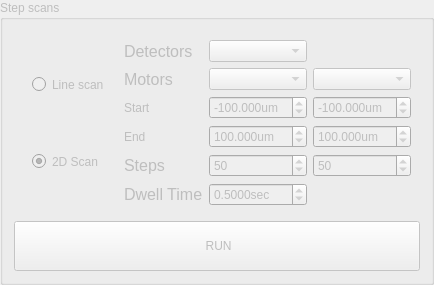
         <widget class="QGroupBox" name="groupBox_17">
          <property name="enabled">
           <bool>false</bool>
          </property>
          <property name="sizePolicy">
           <sizepolicy hsizetype="Preferred" vsizetype="Fixed">
            <horstretch>0</horstretch>
            <verstretch>0</verstretch>
           </sizepolicy>
          </property>
          <property name="title">
           <string>Step scans</string>
          </property>
          <layout class="QGridLayout" name="gridLayout_143">
           <item row="0" column="0">
            <widget class="QFrame" name="frame_18">
             <property name="sizePolicy">
              <sizepolicy hsizetype="Preferred" vsizetype="Preferred">
               <horstretch>0</horstretch>
               <verstretch>0</verstretch>
              </sizepolicy>
             </property>
             <property name="styleSheet">
              <string notr="true"/>
             </property>
             <layout class="QGridLayout" name="gridLayout_108">
              <item row="3" column="2">
               <widget class="QDoubleSpinBox" name="x_step_end">
                <property name="sizePolicy">
                 <sizepolicy hsizetype="Preferred" vsizetype="Preferred">
                  <horstretch>0</horstretch>
                  <verstretch>0</verstretch>
                 </sizepolicy>
                </property>
                <property name="toolTip">
                 <string>scan range entry</string>
                </property>
                <property name="suffix">
                 <string notr="true">um</string>
                </property>
                <property name="decimals">
                 <number>3</number>
                </property>
                <property name="minimum">
                 <double>-5000.000000000000000</double>
                </property>
                <property name="maximum">
                 <double>5000.000000000000000</double>
                </property>
                <property name="singleStep">
                 <double>100.000000000000000</double>
                </property>
                <property name="value">
                 <double>100.000000000000000</double>
                </property>
               </widget>
              </item>
              <item row="4" column="2">
               <widget class="QSpinBox" name="x_step_2">
                <property name="sizePolicy">
                 <sizepolicy hsizetype="Preferred" vsizetype="Preferred">
                  <horstretch>0</horstretch>
                  <verstretch>0</verstretch>
                 </sizepolicy>
                </property>
                <property name="toolTip">
                 <string>first motor steps</string>
                </property>
                <property name="minimum">
                 <number>1</number>
                </property>
                <property name="maximum">
                 <number>10000</number>
                </property>
                <property name="singleStep">
                 <number>10</number>
                </property>
                <property name="value">
                 <number>50</number>
                </property>
               </widget>
              </item>
              <item row="3" column="1">
               <widget class="QLabel" name="label_95">
                <property name="text">
                 <string>End</string>
                </property>
               </widget>
              </item>
              <item row="0" column="1">
               <widget class="QLabel" name="label_92">
                <property name="sizePolicy">
                 <sizepolicy hsizetype="Preferred" vsizetype="Preferred">
                  <horstretch>0</horstretch>
                  <verstretch>0</verstretch>
                 </sizepolicy>
                </property>
                <property name="font">
                 <font>
                  <family>Segoe UI</family>
                  <pointsize>12</pointsize>
                  <italic>false</italic>
                  <bold>false</bold>
                 </font>
                </property>
                <property name="text">
                 <string>Detectors</string>
                </property>
               </widget>
              </item>
              <item row="5" column="2">
               <widget class="QDoubleSpinBox" name="dwell_2">
                <property name="sizePolicy">
                 <sizepolicy hsizetype="Preferred" vsizetype="Preferred">
                  <horstretch>0</horstretch>
                  <verstretch>0</verstretch>
                 </sizepolicy>
                </property>
                <property name="toolTip">
                 <string>exposure time per point</string>
                </property>
                <property name="prefix">
                 <string/>
                </property>
                <property name="suffix">
                 <string notr="true">sec</string>
                </property>
                <property name="decimals">
                 <number>4</number>
                </property>
                <property name="minimum">
                 <double>0.020000000000000</double>
                </property>
                <property name="maximum">
                 <double>100.000000000000000</double>
                </property>
                <property name="singleStep">
                 <double>0.100000000000000</double>
                </property>
                <property name="value">
                 <double>0.500000000000000</double>
                </property>
               </widget>
              </item>
              <item row="5" column="1">
               <widget class="QLabel" name="label_165">
                <property name="sizePolicy">
                 <sizepolicy hsizetype="Preferred" vsizetype="Preferred">
                  <horstretch>0</horstretch>
                  <verstretch>0</verstretch>
                 </sizepolicy>
                </property>
                <property name="font">
                 <font>
                  <family>Segoe UI</family>
                  <pointsize>12</pointsize>
                  <italic>false</italic>
                  <bold>false</bold>
                 </font>
                </property>
                <property name="text">
                 <string>Dwell Time</string>
                </property>
                <property name="textFormat">
                 <enum>Qt::PlainText</enum>
                </property>
                <property name="scaledContents">
                 <bool>false</bool>
                </property>
               </widget>
              </item>
              <item row="0" column="0" rowspan="6">
               <widget class="QWidget" name="widget_3" native="true">
                <property name="styleSheet">
                 <string notr="true">font: 14pt &quot;MS Shell Dlg 2&quot;;</string>
                </property>
                <layout class="QVBoxLayout" name="verticalLayout_11">
                 <item>
                  <widget class="QRadioButton" name="rb_step_1d">
                   <property name="sizePolicy">
                    <sizepolicy hsizetype="Preferred" vsizetype="Preferred">
                     <horstretch>0</horstretch>
                     <verstretch>0</verstretch>
                    </sizepolicy>
                   </property>
                   <property name="toolTip">
                    <string>select for line scan</string>
                   </property>
                   <property name="styleSheet">
                    <string notr="true"/>
                   </property>
                   <property name="text">
                    <string>Line scan</string>
                   </property>
                   <property name="autoExclusive">
                    <bool>true</bool>
                   </property>
                  </widget>
                 </item>
                 <item>
                  <widget class="QRadioButton" name="rb_step_2d">
                   <property name="sizePolicy">
                    <sizepolicy hsizetype="Preferred" vsizetype="Preferred">
                     <horstretch>0</horstretch>
                     <verstretch>0</verstretch>
                    </sizepolicy>
                   </property>
                   <property name="toolTip">
                    <string>select for 2D scan</string>
                   </property>
                   <property name="styleSheet">
                    <string notr="true"/>
                   </property>
                   <property name="text">
                    <string>2D Scan</string>
                   </property>
                   <property name="checked">
                    <bool>true</bool>
                   </property>
                   <property name="autoExclusive">
                    <bool>true</bool>
                   </property>
                  </widget>
                 </item>
                </layout>
               </widget>
              </item>
              <item row="3" column="3">
               <widget class="QDoubleSpinBox" name="y_step_end">
                <property name="sizePolicy">
                 <sizepolicy hsizetype="Preferred" vsizetype="Preferred">
                  <horstretch>0</horstretch>
                  <verstretch>0</verstretch>
                 </sizepolicy>
                </property>
                <property name="toolTip">
                 <string>scan range entry</string>
                </property>
                <property name="suffix">
                 <string notr="true">um</string>
                </property>
                <property name="decimals">
                 <number>3</number>
                </property>
                <property name="minimum">
                 <double>-5000.000000000000000</double>
                </property>
                <property name="maximum">
                 <double>5000.000000000000000</double>
                </property>
                <property name="singleStep">
                 <double>100.000000000000000</double>
                </property>
                <property name="stepType">
                 <enum>QAbstractSpinBox::DefaultStepType</enum>
                </property>
                <property name="value">
                 <double>100.000000000000000</double>
                </property>
               </widget>
              </item>
              <item row="1" column="1">
               <widget class="QLabel" name="label_93">
                <property name="sizePolicy">
                 <sizepolicy hsizetype="Preferred" vsizetype="Preferred">
                  <horstretch>0</horstretch>
                  <verstretch>0</verstretch>
                 </sizepolicy>
                </property>
                <property name="font">
                 <font>
                  <family>Segoe UI</family>
                  <pointsize>12</pointsize>
                  <italic>false</italic>
                  <bold>false</bold>
                 </font>
                </property>
                <property name="text">
                 <string>Motors</string>
                </property>
               </widget>
              </item>
              <item row="0" column="2">
               <widget class="QComboBox" name="cb_step_dets">
                <property name="sizePolicy">
                 <sizepolicy hsizetype="Preferred" vsizetype="Preferred">
                  <horstretch>0</horstretch>
                  <verstretch>0</verstretch>
                 </sizepolicy>
                </property>
                <property name="toolTip">
                 <string comment="choose the detector system"/>
                </property>
               </widget>
              </item>
              <item row="2" column="3">
               <widget class="QDoubleSpinBox" name="y_step_start">
                <property name="enabled">
                 <bool>false</bool>
                </property>
                <property name="sizePolicy">
                 <sizepolicy hsizetype="Preferred" vsizetype="Preferred">
                  <horstretch>0</horstretch>
                  <verstretch>0</verstretch>
                 </sizepolicy>
                </property>
                <property name="toolTip">
                 <string>scan range entry</string>
                </property>
                <property name="prefix">
                 <string notr="true"/>
                </property>
                <property name="suffix">
                 <string>um</string>
                </property>
                <property name="decimals">
                 <number>3</number>
                </property>
                <property name="minimum">
                 <double>-5000.000000000000000</double>
                </property>
                <property name="maximum">
                 <double>500.000000000000000</double>
                </property>
                <property name="singleStep">
                 <double>100.000000000000000</double>
                </property>
                <property name="value">
                 <double>-100.000000000000000</double>
                </property>
               </widget>
              </item>
              <item row="4" column="3">
               <widget class="QSpinBox" name="y_step_2">
                <property name="sizePolicy">
                 <sizepolicy hsizetype="Preferred" vsizetype="Preferred">
                  <horstretch>0</horstretch>
                  <verstretch>0</verstretch>
                 </sizepolicy>
                </property>
                <property name="toolTip">
                 <string>second motor steps</string>
                </property>
                <property name="minimum">
                 <number>1</number>
                </property>
                <property name="maximum">
                 <number>10000</number>
                </property>
                <property name="singleStep">
                 <number>10</number>
                </property>
                <property name="value">
                 <number>50</number>
                </property>
               </widget>
              </item>
              <item row="1" column="2">
               <widget class="QComboBox" name="cb_step_motor1">
                <property name="sizePolicy">
                 <sizepolicy hsizetype="Preferred" vsizetype="Preferred">
                  <horstretch>0</horstretch>
                  <verstretch>0</verstretch>
                 </sizepolicy>
                </property>
                <property name="toolTip">
                 <string>first motor to scan in 2D and Line scan motor</string>
                </property>
               </widget>
              </item>
              <item row="2" column="1">
               <widget class="QLabel" name="label_94">
                <property name="text">
                 <string>Start</string>
                </property>
               </widget>
              </item>
              <item row="4" column="1">
               <widget class="QLabel" name="label_96">
                <property name="sizePolicy">
                 <sizepolicy hsizetype="Preferred" vsizetype="Preferred">
                  <horstretch>0</horstretch>
                  <verstretch>0</verstretch>
                 </sizepolicy>
                </property>
                <property name="font">
                 <font>
                  <family>Segoe UI</family>
                  <pointsize>12</pointsize>
                  <italic>false</italic>
                  <bold>false</bold>
                 </font>
                </property>
                <property name="text">
                 <string>Steps</string>
                </property>
                <property name="textFormat">
                 <enum>Qt::PlainText</enum>
                </property>
                <property name="scaledContents">
                 <bool>false</bool>
                </property>
               </widget>
              </item>
              <item row="1" column="3">
               <widget class="QComboBox" name="cb_step_motor2">
                <property name="sizePolicy">
                 <sizepolicy hsizetype="Preferred" vsizetype="Preferred">
                  <horstretch>0</horstretch>
                  <verstretch>0</verstretch>
                 </sizepolicy>
                </property>
                <property name="toolTip">
                 <string>second motor in 2D</string>
                </property>
               </widget>
              </item>
              <item row="2" column="2">
               <widget class="QDoubleSpinBox" name="x_step_start">
                <property name="sizePolicy">
                 <sizepolicy hsizetype="Preferred" vsizetype="Preferred">
                  <horstretch>0</horstretch>
                  <verstretch>0</verstretch>
                 </sizepolicy>
                </property>
                <property name="toolTip">
                 <string>scan range entry</string>
                </property>
                <property name="prefix">
                 <string notr="true"/>
                </property>
                <property name="suffix">
                 <string>um</string>
                </property>
                <property name="decimals">
                 <number>3</number>
                </property>
                <property name="minimum">
                 <double>-5000.000000000000000</double>
                </property>
                <property name="maximum">
                 <double>5000.000000000000000</double>
                </property>
                <property name="singleStep">
                 <double>100.000000000000000</double>
                </property>
                <property name="value">
                 <double>-100.000000000000000</double>
                </property>
               </widget>
              </item>
             </layout>
            </widget>
           </item>
           <item row="1" column="0">
            <widget class="QPushButton" name="pushButton_4">
             <property name="text">
              <string>
 RUN 
</string>
             </property>
            </widget>
           </item>
          </layout>
         </widget>
